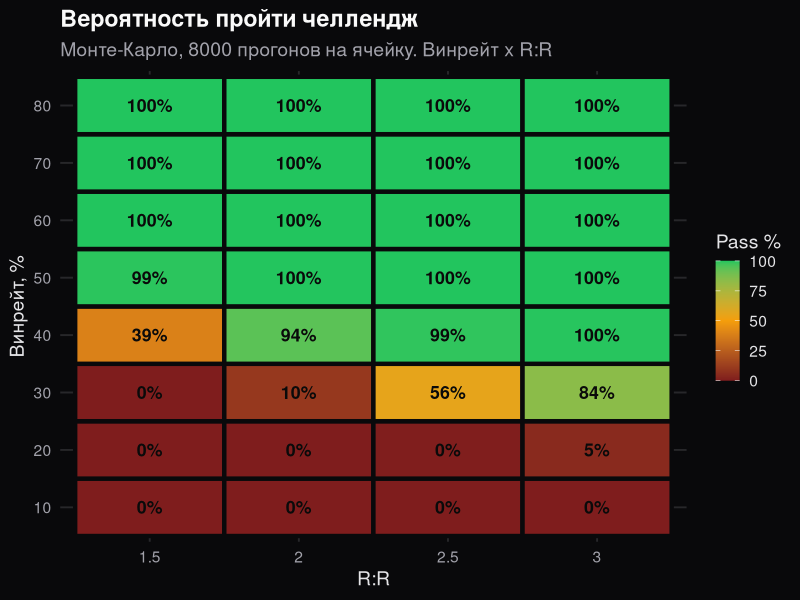
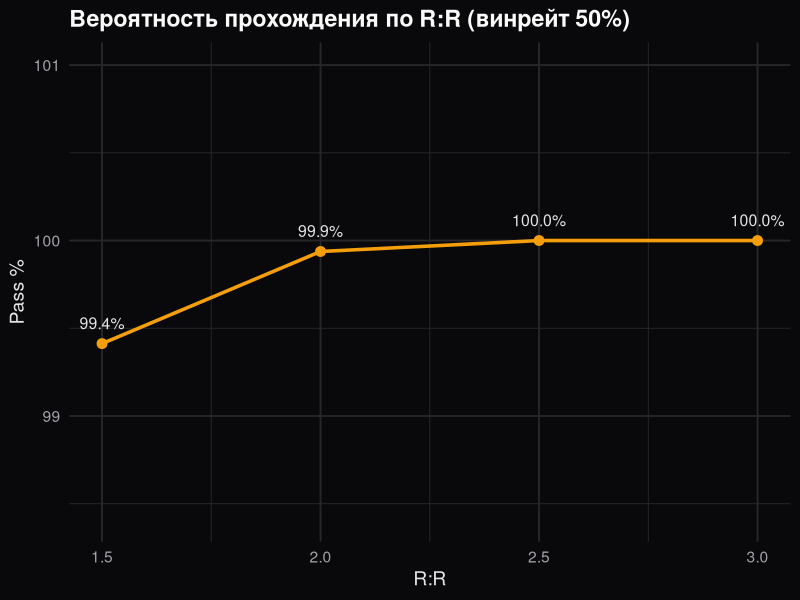
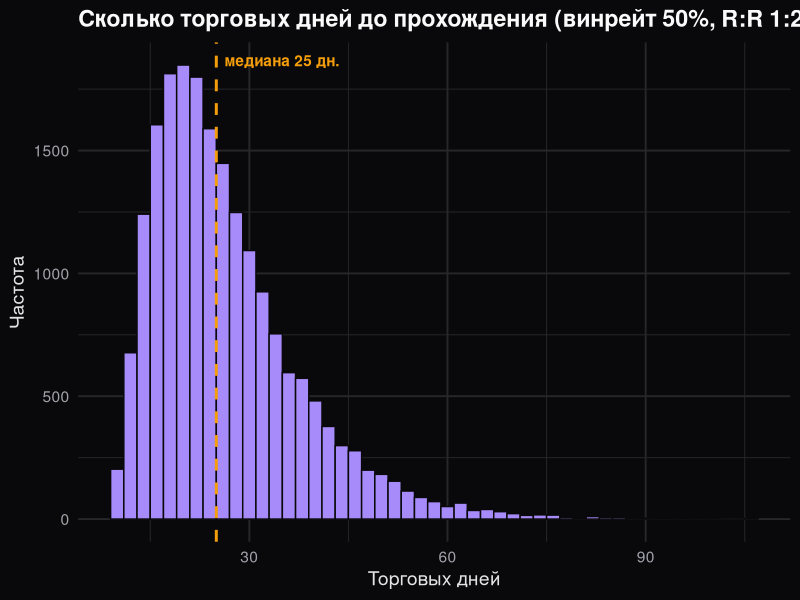
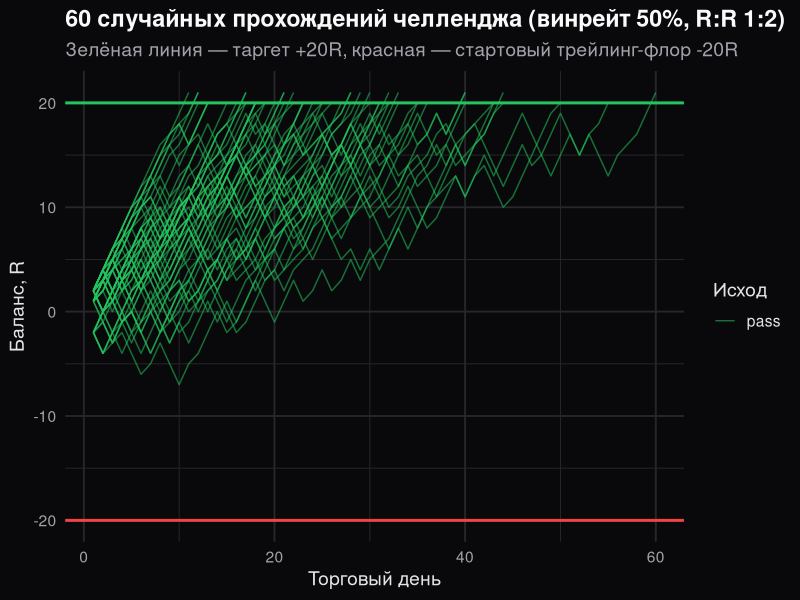

These figures' R source, in order:
# Генерация картинок для статьи "Метод Монте-Карло в трейдинге"
# Тёмная тема под сайт: фон zinc-950 (#09090b), акцент amber (#f59e0b).
suppressWarnings(suppressMessages({
  if (!requireNamespace("ggplot2", quietly = TRUE))
    install.packages("ggplot2", repos = "https://cloud.r-project.org")
  library(ggplot2)
}))
set.seed(42)

OUT <- file.path("..", "public", "images")  # запускать из scripts/

# --- движок модели (как в ftmo_model.R) ---
sim_one <- function(p, b, max_days = 5000, keep_path = FALSE) {
  bal <- 0; max_eod <- 0; sum_pos <- 0; best_day <- 0
  path <- if (keep_path) numeric(max_days) else NULL
  for (d in seq_len(max_days)) {
    floor_lvl <- max(max_eod, 0) - 20
    if (runif(1) < p) day <- b
    else if (runif(1) < p) day <- b - 1
    else day <- -2
    bal <- bal + day
    if (keep_path) path[d] <- bal
    if (bal <= floor_lvl + 1e-9) return(list(res = "bust", days = d, path = if (keep_path) path[1:d] else NULL))
    if (day > 0) { sum_pos <- sum_pos + day; if (day > best_day) best_day <- day }
    if (bal > max_eod) max_eod <- bal
    if (bal >= 20 && best_day <= 0.5 * sum_pos + 1e-9)
      return(list(res = "pass", days = d, path = if (keep_path) path[1:d] else NULL))
  }
  list(res = "timeout", days = max_days, path = if (keep_path) path else NULL)
}
pass_rate <- function(p, b, N) { k <- 0; for (i in seq_len(N)) if (sim_one(p, b)$res == "pass") k <- k + 1; 100 * k / N }

# --- тёмная тема ---
dark <- theme_minimal(base_size = 14) + theme(
  plot.background  = element_rect(fill = "#09090b", color = NA),
  panel.background = element_rect(fill = "#09090b", color = NA),
  panel.grid       = element_line(color = "#27272a"),
  text             = element_text(color = "#e4e4e7"),
  axis.text        = element_text(color = "#a1a1aa"),
  plot.title       = element_text(color = "#fafafa", face = "bold"),
  plot.subtitle    = element_text(color = "#a1a1aa"),
  legend.key       = element_rect(fill = "#09090b", color = NA)
)
amber <- "#f59e0b"; green <- "#22c55e"; red <- "#ef4444"; violet <- "#a78bfa"

# =====================================================================
# 1) ХИТМАП: Pass% по сетке винрейт x R:R  ("таблица вероятностей")
# =====================================================================
N_heat <- 8000
ps <- seq(0.1, 0.8, 0.1); bs <- c(1.5, 2, 2.5, 3)
grid <- expand.grid(p = ps, b = bs)
grid$pass <- mapply(function(p, b) pass_rate(p, b, N_heat), grid$p, grid$b)

p_heat <- ggplot(grid, aes(factor(b), factor(p * 100), fill = pass)) +
  geom_tile(color = "#09090b", linewidth = 1.5) +
  geom_text(aes(label = sprintf("%.0f%%", pass)), color = "#0a0a0a", fontface = "bold", size = 4.5) +
  scale_fill_gradient2(low = "#7f1d1d", mid = amber, high = green, midpoint = 50,
                       limits = c(0, 100), name = "Pass %") +
  labs(title = "Вероятность пройти челлендж",
       subtitle = "Монте-Карло, 8000 прогонов на ячейку. Винрейт x R:R",
       x = "R:R", y = "Винрейт, %") + dark
ggsave(file.path(OUT, "monte-carlo-trading-heatmap.png"), p_heat, width = 8, height = 5, dpi = 130, bg = "#09090b")

# =====================================================================
# 2) Pass% по R:R при винрейте 50%
# =====================================================================
g1 <- subset(grid, p == 0.5)
p_pass <- ggplot(g1, aes(b, pass)) +
  geom_line(color = amber, linewidth = 1.2) +
  geom_point(color = amber, size = 3) +
  geom_text(aes(label = sprintf("%.1f%%", pass)), vjust = -1.2, color = "#e4e4e7", size = 4) +
  ylim(min(g1$pass) - 1, 101) +
  labs(title = "Вероятность прохождения по R:R (винрейт 50%)", x = "R:R", y = "Pass %") + dark
ggsave(file.path(OUT, "monte-carlo-trading-passrate.png"), p_pass, width = 8, height = 4.8, dpi = 130, bg = "#09090b")

# =====================================================================
# 3) Распределение дней до прохождения (50% / 1:2)
# =====================================================================
N_hist <- 20000; hd <- integer(0)
for (i in seq_len(N_hist)) { r <- sim_one(0.5, 2); if (r$res == "pass") hd <- c(hd, r$days) }
df_h <- data.frame(days = hd)
p_hist <- ggplot(df_h, aes(days)) +
  geom_histogram(binwidth = 2, fill = violet, color = "#09090b") +
  geom_vline(xintercept = median(hd), color = amber, linewidth = 1, linetype = "dashed") +
  annotate("text", x = median(hd), y = Inf, label = paste0("  медиана ", median(hd), " дн."),
           hjust = 0, vjust = 2, color = amber, fontface = "bold") +
  labs(title = "Сколько торговых дней до прохождения (винрейт 50%, R:R 1:2)",
       x = "Торговых дней", y = "Частота") + dark
ggsave(file.path(OUT, "monte-carlo-trading-days.png"), p_hist, width = 8, height = 4.8, dpi = 130, bg = "#09090b")

# =====================================================================
# 4) Кривые эквити (50% / 1:2) — hero
# =====================================================================
n_paths <- 60; lst <- list()
for (i in seq_len(n_paths)) {
  r <- sim_one(0.5, 2, keep_path = TRUE)
  lst[[i]] <- data.frame(day = seq_along(r$path), bal = r$path, id = i, res = r$res)
}
df_p <- do.call(rbind, lst)
p_eq <- ggplot(df_p, aes(day, bal, group = id, color = res)) +
  geom_line(alpha = 0.55, linewidth = 0.5) +
  geom_hline(yintercept = 20, color = green, linewidth = 1) +
  geom_hline(yintercept = -20, color = red, linewidth = 1) +
  scale_color_manual(values = c(pass = green, bust = red, timeout = "#71717a"), name = "Исход") +
  labs(title = "60 случайных прохождений челленджа (винрейт 50%, R:R 1:2)",
       subtitle = "Зелёная линия — таргет +20R, красная — стартовый трейлинг-флор -20R",
       x = "Торговый день", y = "Баланс, R") + dark
ggsave(file.path(OUT, "monte-carlo-trading-equity.png"), p_eq, width = 8, height = 5, dpi = 130, bg = "#09090b")

cat("OK: 4 PNG сохранены в", normalizePath(OUT), "\n")
